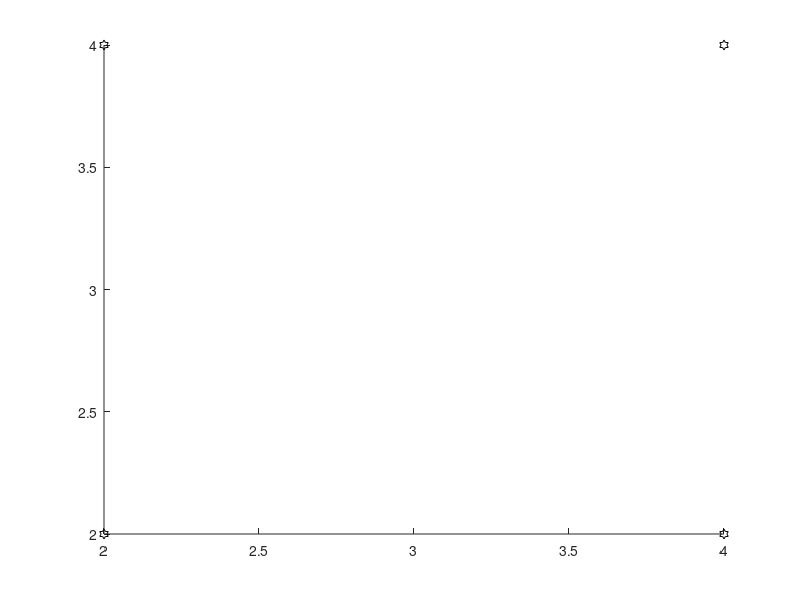

Reproduce this figure in MATLAB. (Note: this script raises an error after producing the figure.)
clear global;
close all;
clc;
disp('kf start');
m = [2,2;2,4;4,4;4,2];
x=[3:3];
u=[1:1];
Q=0.1;
A=eye(2,2);
B=eye(2,2);
C=[1,0;-1,0;0,1;0,-1];
D=[-1,0,0,0;0,1,0,0;0,0,-1,0;0,0,0,1];
R=0.03;
p=ones(2,2);
hold on;
plot(m(1,:),m(2,:),'kh','MarkerSize',7);
plot(m(3,:),m(4,:),'kh','MarkerSize',7);
m_ = [m(1,1);m(3,1);m(1,2);m(3,2)];
mut=A*x+B*u+normrnd(0,Q,2,1);
z=C*x+D*m_+normrnd(0,R,4,1);
p_=A*p*A'+diag(ones(2,1)*Q);
K=p_*C'*(C*p_*C'+diag(ones(4,1)*R))^-1;
x_new=mut+K*(z-C*mut-D*m_);
p_new=p_-K*C*p_;
figure(1);
set(gcf,'outerposition',get(0,'screensize'));
plot(mut(1), mut(2), '-g', 'linewidth',2);
hold on;
plot(x_new(1),x_new(2),'xr','linewidth',2);
hold on;
axis equal;
ShowErrorEllipse([x_new(1),x_new(2)],p_new,1);
drawnow;
function ShowErrorEllipse(estimator, sigma, scale)

covXy = sigma(1:2,1:2); % 
[eigvec, eigval]=eig(covXy); % 

if eigval(1,1)>=eigval(2,2)
    bigind=1;
    smallind=2;
else
    bigind=2;
    smallind=1;
end

chi=9.21; 

t = 0:10:360;
a = sqrt(eigval(bigind,bigind)*chi);
b = sqrt(eigval(smallind,smallind)*chi);
x = [a*cosd(t);
   b*sind(t)];

angle = atan2(eigvec(bigind,2),eigvec(bigind,1));
if(angle < 0)
    angle = angle + 2*pi;
end

R=[cos(angle) sin(angle);
   -sin(angle) cos(angle)];
x = scale * R * x;
plot(x(1,:) + estimator(1), x(2,:) + estimator(2), '-black')
end